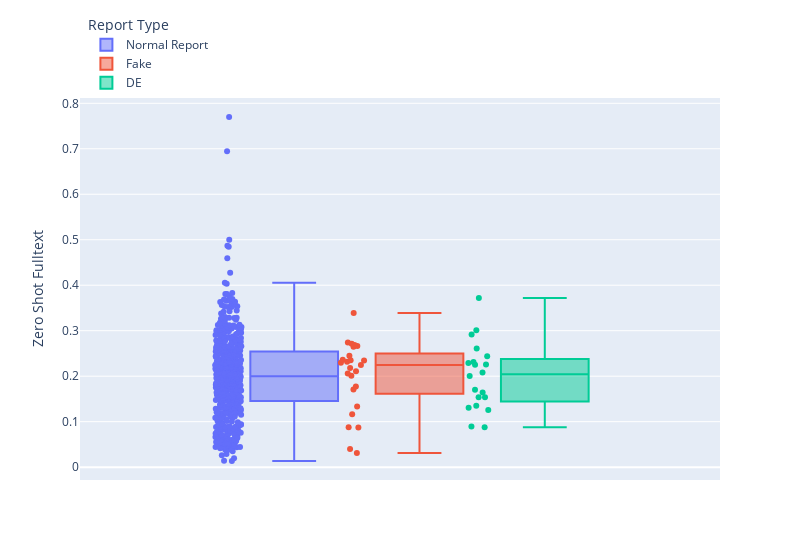

Notebook code cell kept with this figure:
### Code cell
fig = px.box(result, y="Zero Shot Fulltext", points="all", color = "Report Type", width=800)
fig.update_layout(legend=dict(
    yanchor="bottom",
    y=1,
    xanchor="left",
    x=0.01
))
fig.show()

### Figure 1 — Plotly figure (JSON) as saved in the notebook; plotly's stock layout.template omitted (floating-point values rounded to 4 significant figures; data arrays with more than 128 entries replaced by an {"elided": "..."} marker saying what was removed)
{"data": [{"alignmentgroup": "True", "boxpoints": "all", "hovertemplate": "Report Type=Normal Report<br>Zero Shot Fulltext=%{y}<extra></extra>", "legendgroup": "Normal Report", "marker": {"color": "#636efa"}, "name": "Normal Report", "notched": false, "offsetgroup": "Normal Report", "orientation": "v", "showlegend": true, "type": "box", "x0": " ", "xaxis": "x", "y": {"elided": "545 float values"}, "y0": " ", "yaxis": "y"}, {"alignmentgroup": "True", "boxpoints": "all", "hovertemplate": "Report Type=Fake<br>Zero Shot Fulltext=%{y}<extra></extra>", "legendgroup": "Fake", "marker": {"color": "#EF553B"}, "name": "Fake", "notched": false, "offsetgroup": "Fake", "orientation": "v", "showlegend": true, "type": "box", "x0": " ", "xaxis": "x", "y": [0.3391, 0.2345, 0.2246, 0.1705, 0.03129, 0.2665, 0.2646, 0.218, 0.2111, 0.03987, 0.2713, 0.2348, 0.2059, 0.2008, 0.08727, 0.2447, 0.2319, 0.2295, 0.1775, 0.1164, 0.2742, 0.2687, 0.2362, 0.1334, 0.08747], "y0": " ", "yaxis": "y"}, {"alignmentgroup": "True", "boxpoints": "all", "hovertemplate": "Report Type=DE<br>Zero Shot Fulltext=%{y}<extra></extra>", "legendgroup": "DE", "marker": {"color": "#00cc96"}, "name": "DE", "notched": false, "offsetgroup": "DE", "orientation": "v", "showlegend": true, "type": "box", "x0": " ", "xaxis": "x", "y": [0.2438, 0.2314, 0.2006, 0.1703, 0.1539, 0.3721, 0.261, 0.1537, 0.1255, 0.08758, 0.3009, 0.2254, 0.2079, 0.1351, 0.1307, 0.2919, 0.2293, 0.2257, 0.164, 0.0892], "y0": " ", "yaxis": "y"}], "layout": {"boxmode": "group", "legend": {"title": {"text": "Report Type"}, "tracegroupgap": 0, "x": 0.01, "xanchor": "left", "y": 1, "yanchor": "bottom"}, "margin": {"t": 60}, "width": 800, "xaxis": {"anchor": "y", "domain": [0, 1]}, "yaxis": {"anchor": "x", "domain": [0, 1], "title": {"text": "Zero Shot Fulltext"}}}}
